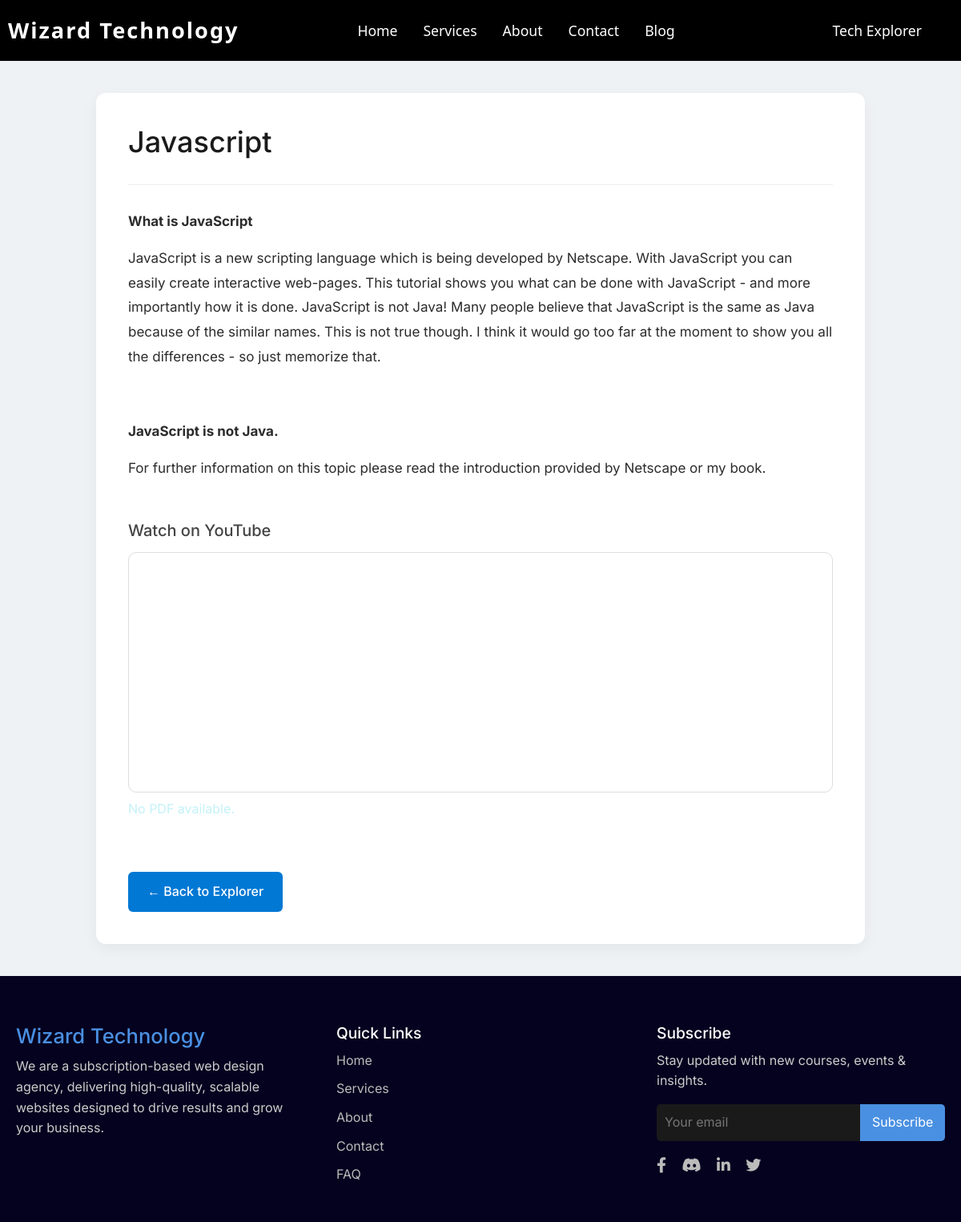
Screenshot of /programming_language/1/ with the database file from the repository.
### wizard/models.py (models this page shows, shortened)
class Language(models.Model):
    language = models.CharField(max_length=750)
    body = RichTextUploadingField()
    youtube_id = models.CharField(max_length=20000)

### wizard/views.py (the view)
# urls.py: path( 'programming_language/<int:id>/', language_detail, name='language_detail'),
def language_detail(request, id):
    language = get_object_or_404(Language, id=id)
    return render(request, 'language_detail.html', {'language': language})

### wizard/templates/language_detail.html (shortened to what this page needs)
{% extends 'base.html' %}
{% load static %}
{% block content %}
<div class="post-wrapper">
  <div class="post-header">
    <h1>{{ language.language }}</h1>
  </div>
  <div class="post-body">
    {{ language.body|safe }}
  </div>
  {% if language.youtube_id %}
  <div class="embed-section">
    <h3>Watch on YouTube</h3>
    <iframe
      src="https://www.youtube.com/embed/{{ language.youtube_id }}"
      allowfullscreen>
    </iframe>
  </div>
  {% endif %}
  {% if language.pdf %}
<a href="{% url 'download_pdf' language.id %}" class="btn btn-primary">Download PDF</a>
{% else %}
<p>No PDF available.</p>
{% endif %}
  <a href="{% url 'tech' %}" class="back-btn">← Back to Explorer</a>
</div>
{% endblock %}

### static/css/style.css (style rules this page uses)
*, *::before, *::after { box-sizing: border-box; margin: 0; padding: 0; }
html, body { width: 100%; overflow-x: hidden; font-family: 'Poppins', sans-serif; }
iframe { overflow: hidden; border: none; }

### wizard/templates/base.html (style rules this page uses)
body { margin: 0; padding: 0; font-family: 'Segoe UI', Tahoma, Geneva, Verdana, sans-serif; background-color: #040011; color: #c3f2f8; line-height: 1.6; }

### wizard/templates/language_detail.html (style rules this page uses)
body { font-family: 'Inter', sans-serif; background-color: #eef2f5; margin: 0; padding: 0; }
.post-wrapper { max-width: 960px; margin: 40px auto; background: #fff; border-radius: 12px; box-shadow: 0 6px 18px rgba(0, 0, 0, 0.05); overflow: hidden; padding: 40px; }
.post-header { margin-bottom: 30px; border-bottom: 1px solid #eee; padding-bottom: 20px; }
.post-header h1 { font-size: 36px; color: #1a1a1a; margin-bottom: 10px; }
.post-body { line-height: 1.8; font-size: 17px; color: #2c2c2c; }
.embed-section { margin-top: 50px; }
.embed-section h3 { font-size: 20px; color: #444; margin-bottom: 15px; }
iframe, embed { width: 100%; border-radius: 10px; border: 1px solid #ddd; }
iframe { height: 300px; }
.back-btn { margin-top: 50px; display: inline-block; text-decoration: none; background-color: #0078d4; color: white; padding: 12px 24px; border-radius: 6px; font-weight: 500; transition: background-color 0.3s ease; }

### rows the page displays
Language: language "Javascript", body "What is JavaScript JavaScript is a new scripting language which is being developed by Netscape. With JavaScript you can easily create interactive web-pages. This tutorial shows you what can be done with JavaScript - and more importantly how it is done. JavaScript is not Java! Many people believe that JavaScript is the same as Java because of the similar names. This is not true though. I think it would go too far at the moment to show you all the differences - so just memorize that. JavaScript is not Java. For further information on this topic please read the introduction provided by Netscape or my book."
